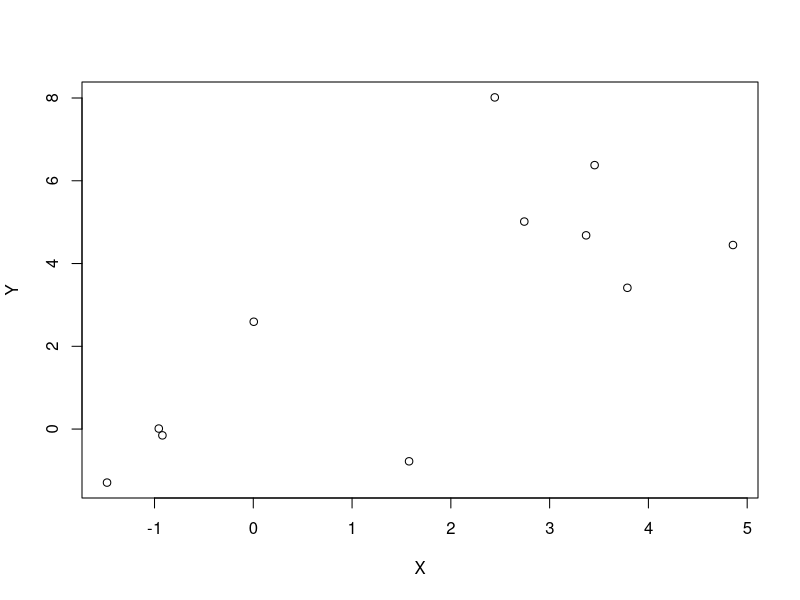
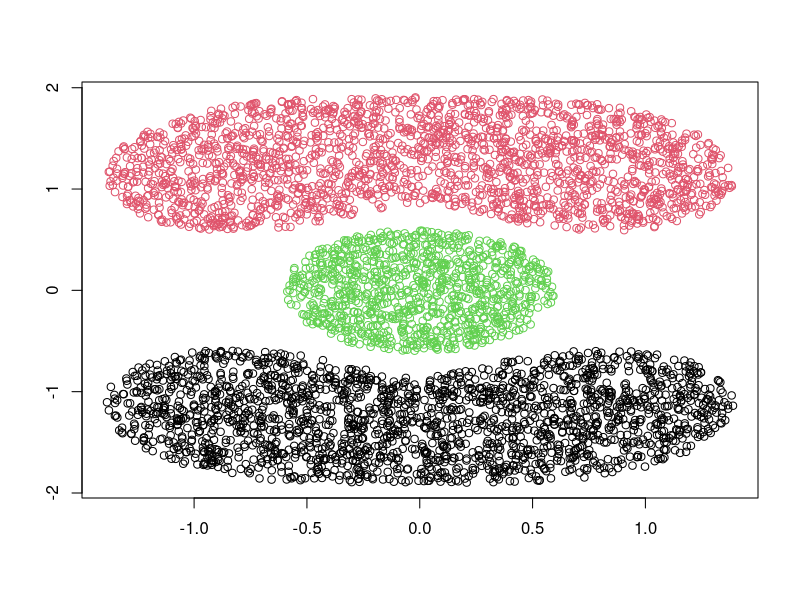
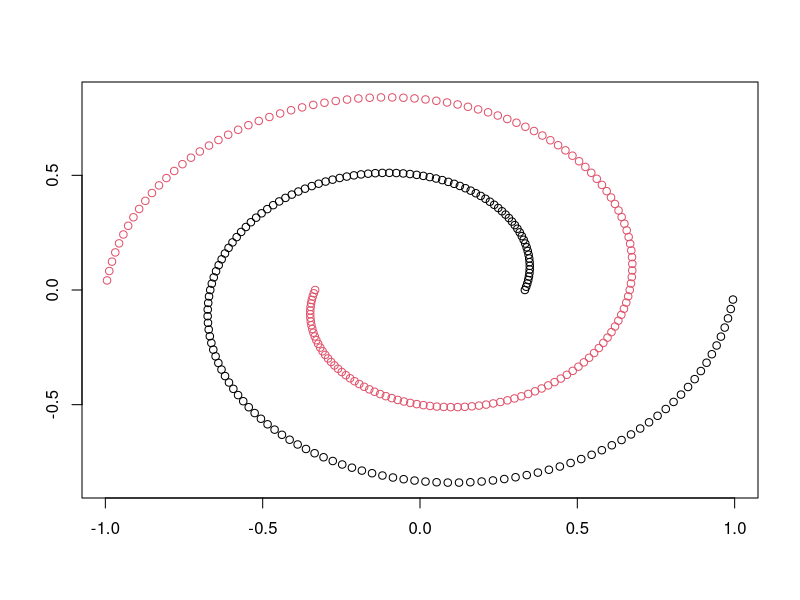
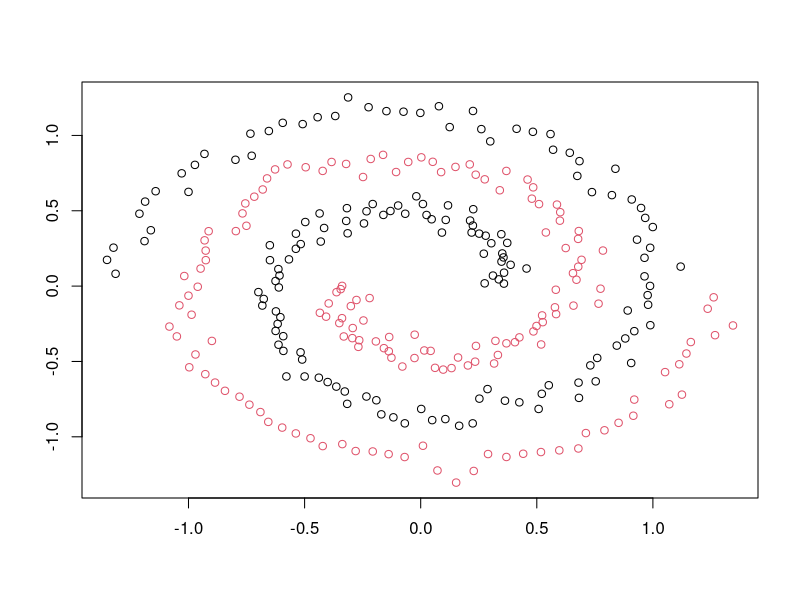
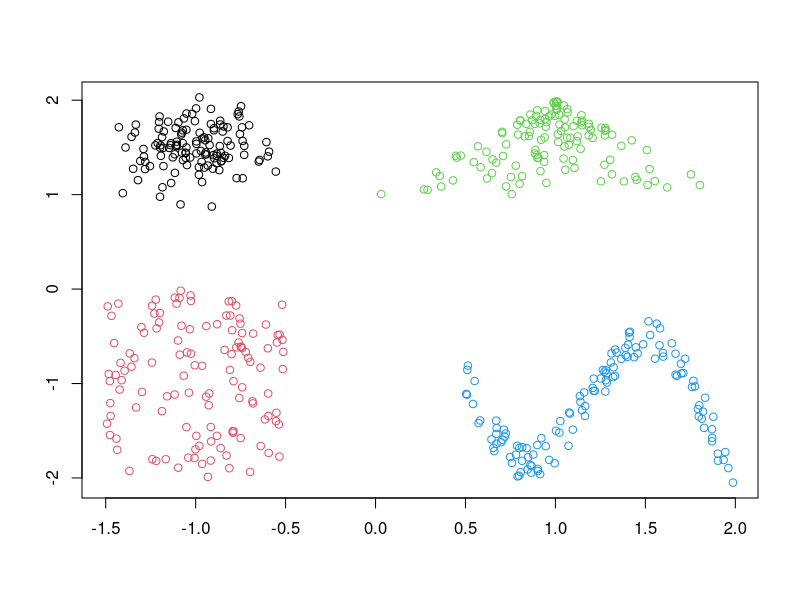
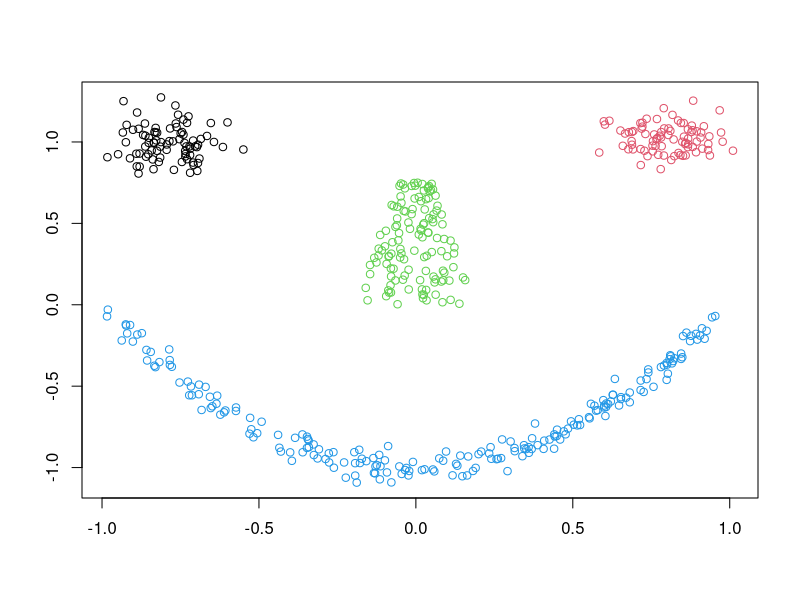
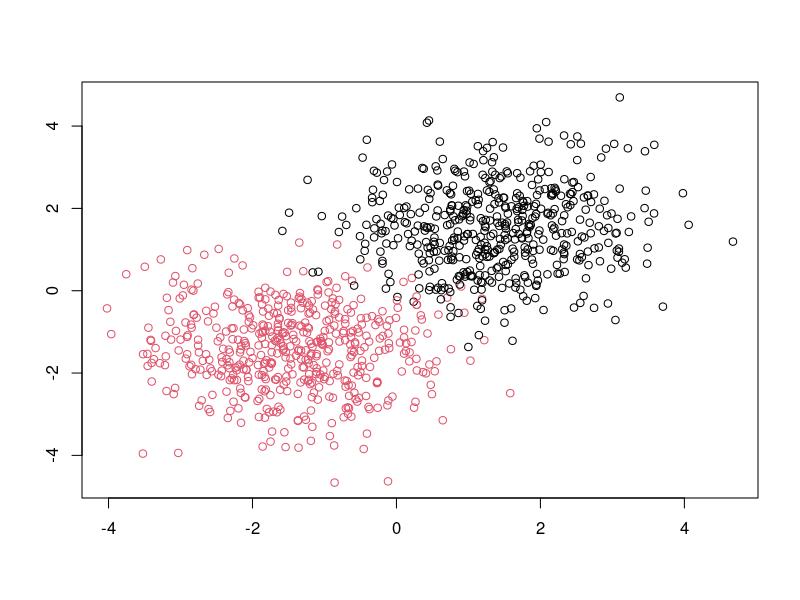

Reproduce these figures in R, in order.
########################### 
## All data sets

### Kmeans
data(iris)

### wine
data("wine_1vs2")

### 
set.seed(12)
X = c(rnorm(4),rnorm(mean = 4,sd= 2,n = 7))
Y = c(rnorm(4),rnorm(mean = 4,sd= 2,n = 7))
plot(X,Y)
dat1 = data.frame(X,Y.group = c(rep(1,4),rep(2,7)))

###
library(mlbench)
p <- mlbench.cassini(5000)
plot(p)

p<-mlbench.spirals(300)
plot(p)
p<-mlbench.spirals(300,1.5,0.05)
plot(p)

p<-mlbench.shapes()
plot(p)

p<-mlbench.smiley()
plot(p)

p<-mlbench.twonorm(1000, d=2)
 plot(p)